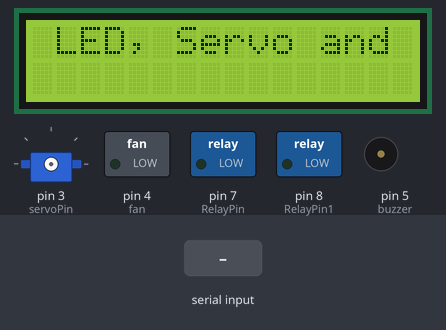
Simulated run of this sketch. Board: Arduino Uno, built with avr-gcc and run on an emulated ATmega328P. Parts: 16×2 character LCD, servo, switched loads named in the sketch (green lamp = pin HIGH), buzzer (waves = sounding). Inputs (shaded band) come from the test bench. What the sketch prints to the serial monitor is not drawn.

Above: at 0.2 s.
9.4 s: "A" received over Serial
At 9.8 s:
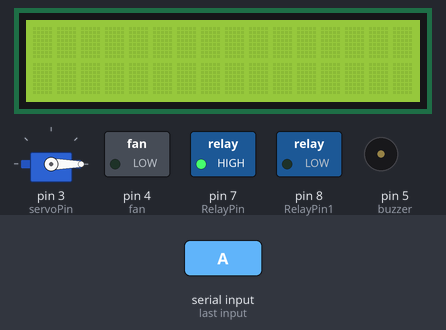
10.9 s: byte 75 ('K') received over Serial
At 12.9 s:
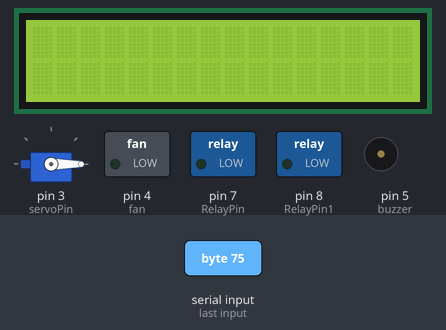
13.4 s: "C" received over Serial
At 14.0 s:
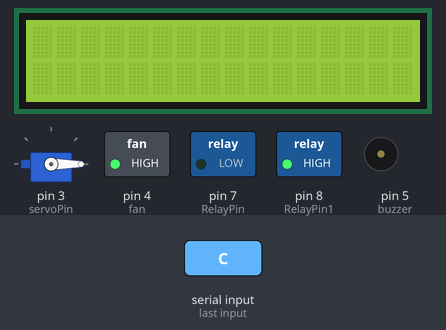
14.9 s: "E" received over Serial
At 15.2 s:
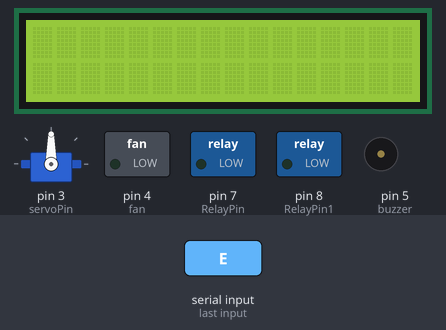
16.4 s: "G" received over Serial
At 17.5 s:
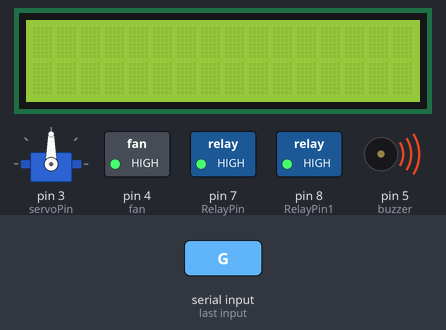
17.9 s: "I" received over Serial
At 18.7 s:
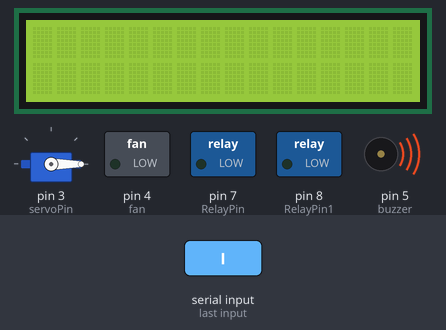
Timing chart, 0 to 20.4 s (numbered marks = the images above; inputs shaded):
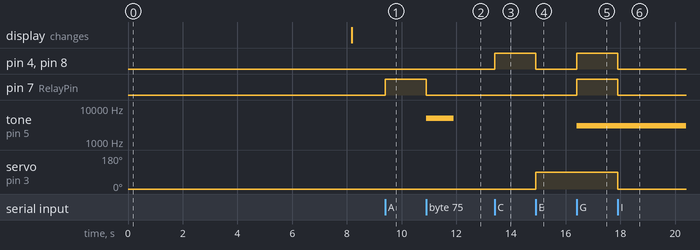

The sketch:

thesis_final_reciever.ino
```cpp
#include <LiquidCrystal_I2C.h>
#include <Servo.h>
#include <Wire.h>
LiquidCrystal_I2C lcd(0x3F, 16, 2);
int RelayPin = 7;
int RelayPin1 = 8;
char msg = ' '; //contains the message from arduino sender
const int led = 13;
int servoPin = 3;
const int buzzer=5;
Servo Servo1;
int fan=4;
int i=0;//led at pin 13
void setup() {
 lcd.init();
lcd.begin(16,2);
lcd.backlight();
lcd.setCursor(1,0);
lcd.print("LED, Servo and fan are on");
delay(8000);
lcd.clear();
lcd.setCursor(1,0);
lcd.print("LED, Servo and fan are off");
lcd.clear();

Serial.begin(9600);//Remember that the baud must be the same on both arduinos
Servo1.attach(servoPin);
pinMode(fan,OUTPUT);
pinMode(buzzer,OUTPUT);
pinMode(RelayPin, OUTPUT);
pinMode(RelayPin1, OUTPUT);
Servo1.write(0);
}
void loop() {
while(Serial.available() ) {
           msg=Serial.read();
           if(msg=='A') {
               digitalWrite(RelayPin,HIGH);
               digitalWrite(RelayPin1,LOW);

               Servo1.write(0);
          Serial.println("Led is on");
          digitalWrite(fan,LOW);
          noTone(buzzer);
           }
           if(msg=='B') {
                digitalWrite(RelayPin,LOW);
                 digitalWrite(RelayPin1,LOW);
            Servo1.write(0);
           digitalWrite(fan,LOW);
           noTone(buzzer);
           Serial.println(" Led is off");

           }
           if(msg=='C'){
            digitalWrite(RelayPin,LOW);
             digitalWrite(RelayPin1,HIGH);
             Servo1.write(0);
            digitalWrite(fan,HIGH);
            noTone(buzzer);
            Serial.println("Fan is on");

           }
            if(msg=='D'){
            digitalWrite(RelayPin,LOW);
             digitalWrite(RelayPin1,LOW);

            Servo1.write(0);
            digitalWrite(fan,LOW);
            noTone(buzzer);
            Serial.println("Fan is off");
}
 if(msg=='E'){
            digitalWrite(RelayPin,LOW);
             digitalWrite(RelayPin1,LOW);

            Servo1.write(90);
            digitalWrite(fan,LOW);
            noTone(buzzer);
            Serial.println("door is on");
 }
 if(msg=='F'){
            digitalWrite(RelayPin,LOW);
             digitalWrite(RelayPin1,LOW);

            Servo1.write(0);
            digitalWrite(fan,LOW);
            noTone(buzzer);
            Serial.println("door is off");
}
 if(msg=='G'){
            digitalWrite(RelayPin,HIGH);
             digitalWrite(RelayPin1,HIGH);

            Servo1.write(90);
            digitalWrite(fan,HIGH);
            tone(buzzer, 3000);
            Serial.println("All are on");
}
if(msg=='H'){
            digitalWrite(RelayPin,LOW);
            digitalWrite(RelayPin1,LOW);

            Servo1.write(0);
            digitalWrite(fan,LOW);
            noTone(buzzer);
            Serial.println("All are off");
}
if(msg=='I'){
            digitalWrite(RelayPin,LOW);
             digitalWrite(RelayPin1,LOW);

            Servo1.write(0);
            digitalWrite(fan,LOW);
            tone(buzzer, 3000);
            Serial.println("buzzer is on");
}
if(msg=='J'){
            digitalWrite(RelayPin,LOW);
             digitalWrite(RelayPin1,LOW);

            Servo1.write(0);
            digitalWrite(fan,LOW);
            noTone(buzzer);
            Serial.println("buzzer is off");
}
if(msg=='K'){


            digitalWrite(RelayPin,LOW);
             digitalWrite(RelayPin1,LOW);

            Servo1.write(0);
            digitalWrite(fan,LOW);
            tone(buzzer,5000);
            Serial.println("buzzer is on");
            delay(1000);
         noTone(buzzer);

   }
}
}
```

Measured:
- after the input at 9.4 s, pin 7 (RelayPin): LOW → HIGH at once
- after the input at 10.9 s, pin 7 (RelayPin): HIGH → LOW at once; tone on pin 5 (buzzer): silent → 5000 Hz at once, → silent 1.0 s later
- after the input at 13.4 s, pin 4 (fan), pin 8 (RelayPin1): LOW → HIGH at once
- after the input at 14.9 s, pin 4 (fan), pin 8 (RelayPin1): HIGH → LOW at once; servo on pin 3 (servoPin): 0° → 90° at once
- after the input at 16.4 s, pin 4 (fan), pin 7 (RelayPin), pin 8 (RelayPin1): LOW → HIGH at once; tone on pin 5 (buzzer): silent → 3000 Hz at once
- after the input at 17.9 s, pin 4 (fan), pin 7 (RelayPin), pin 8 (RelayPin1): HIGH → LOW at once; servo on pin 3 (servoPin): 90° → 0° at once
